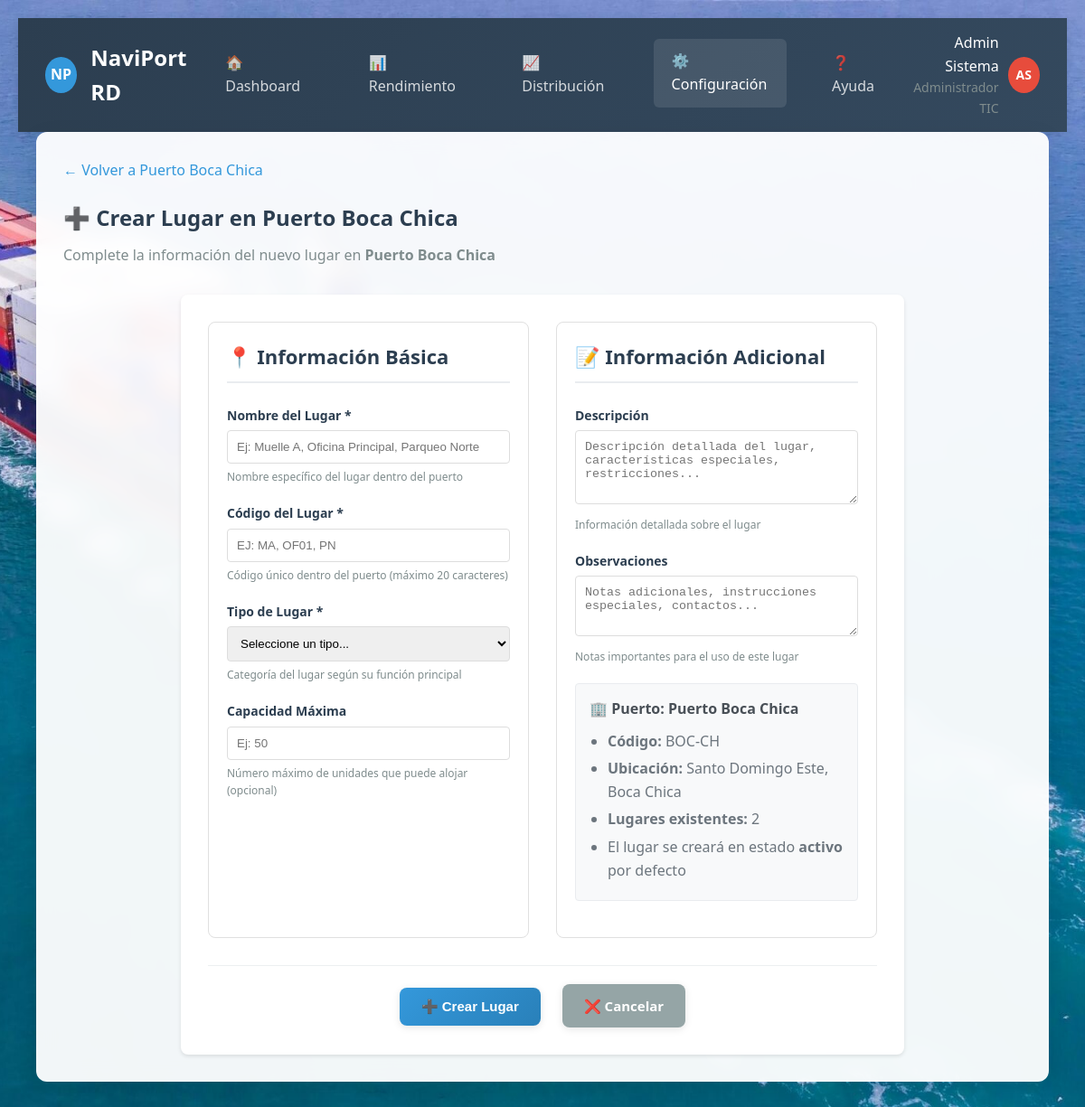
The app's page /evaluacion/puertos/4/lugares/crear/ (signed in) with its own data.
### accounts/models.py (models this page shows, shortened)
class User(AbstractUser):
    ROLE_CHOICES = [
        ('solicitante', 'Solicitante'),
        ('evaluador', 'Evaluador Portuario'),
        ('supervisor', 'Supervisor'),
        ('admin_tic', 'Administrador TIC'),
        ('oficial_acceso', 'Oficial de Acceso Físico'),
        ('direccion', 'Dirección Logística'),
    ]
    role = models.CharField(
        max_length=20,
        choices=ROLE_CHOICES,
        default='solicitante',
        verbose_name='Rol'
    )
    cedula_rnc = models.CharField(
        max_length=20,
        unique=True,
        validators=[
            RegexValidator(
                regex=r'^(\d{3}-\d{7}-\d{1}|\d{3}-\d{5}-\d{1})$',
                message='Formato inválido. Use XXX-XXXXXXX-X para cédula o XXX-XXXXX-X para RNC'
            )
        ],
        verbose_name='Cédula/RNC'
    )
    telefono = models.CharField(
        max_length=15,
        blank=True,
        validators=[
            RegexValidator(
                regex=r'^\+?1?\d{9,15}$',
                message='Número de teléfono inválido'
            )
        ],
        verbose_name='Teléfono'
    )
    empresa = models.ForeignKey(
        'Empresa',
        on_delete=models.SET_NULL,
        null=True,
        blank=True,
        related_name='usuarios',
        verbose_name='Empresa'
    )
    es_admin_empresa = models.BooleanField(default=False, verbose_name='Admin de Empresa')
    puede_crear_usuarios = models.BooleanField(default=False, verbose_name='Puede Crear Usuarios')
    activo = models.BooleanField(default=True, verbose_name='Activo')
    created_at = models.DateTimeField(auto_now_add=True, verbose_name='Creado el')
    updated_at = models.DateTimeField(auto_now=True, verbose_name='Actualizado el')
    failed_login_attempts = models.PositiveIntegerField(default=0, verbose_name='Intentos fallidos')
    is_locked = models.BooleanField(default=False, verbose_name='Bloqueado')
    locked_until = models.DateTimeField(null=True, blank=True, verbose_name='Bloqueado hasta')
    last_login_ip = models.GenericIPAddressField(null=True, blank=True, verbose_name='Última IP')
    class Meta:
        verbose_name = 'Usuario'
        verbose_name_plural = 'Usuarios'
        ordering = ['-created_at']
    def get_display_name(self):
        return self.get_full_name() or self.username
    def get_role_display_with_admin(self):
        role_display = self.get_role_display()
        if self.es_admin_empresa and self.role == 'solicitante':
            return f"{role_display} (Administrador)"
        return role_display

### solicitudes/models.py (models this page shows, shortened)
class Puerto(models.Model):
    nombre = models.CharField(max_length=100, unique=True, verbose_name='Nombre')
    codigo = models.CharField(max_length=10, unique=True, verbose_name='Código')
    activo = models.BooleanField(default=True, verbose_name='Activo')
    ubicacion = models.CharField(max_length=200, blank=True, verbose_name='Ubicación')
    descripcion = models.TextField(blank=True, verbose_name='Descripción')
    fecha_creacion = models.DateTimeField(default=timezone.now, verbose_name='Fecha de Creación')
    fecha_modificacion = models.DateTimeField(auto_now=True, verbose_name='Última Modificación')
    class Meta:
        verbose_name = 'Puerto'
        verbose_name_plural = 'Puertos'
        ordering = ['nombre']

### evaluacion/views_puertos.py (the view, shortened to what this page needs)
# urls.py: path('puertos/<int:puerto_id>/lugares/crear/', crear_lugar, name='crear_lugar'),
@role_required('evaluador', 'supervisor', 'admin_tic')
def crear_lugar(request, puerto_id):
    puerto = get_object_or_404(Puerto, pk=puerto_id)
    tipos_lugar = LugarPuerto._meta.get_field('tipo_lugar').choices
    context = {
        'puerto': puerto,
        'tipos_lugar': tipos_lugar,
        'titulo': f'Crear Lugar en {puerto.nombre}'
    }
    return render(request, 'evaluacion/crear_lugar.html', context)

### templates/evaluacion/crear_lugar.html (shortened to what this page needs)
{% extends 'base.html' %}
{% block content %}
{% include 'includes/navbar_evaluador.html' with active_page='config' %}
<div class="content-area">
    <div style="margin-bottom: 20px;">
        <a href="{% url 'evaluacion:detalle_puerto' puerto.pk %}" style="color: #3498db; text-decoration: none;">← Volver a {{ puerto.nombre }}</a>
    </div>
    <div class="page-header" style="margin-bottom: 30px;">
        <h2 style="color: #2c3e50; margin-bottom: 10px;">➕ {{ titulo }}</h2>
        <p style="color: #7f8c8d;">Complete la información del nuevo lugar en <strong>{{ puerto.nombre }}</strong></p>
    </div>
    <div class="form-container">
        <form method="post" class="lugar-form">
            <div class="form-grid">
                <div class="form-section">
                    <h3 class="form-section-title">📍 Información Básica</h3>
                    <div class="form-group">
                        <label for="nombre">Nombre del Lugar *</label>
                        <input type="text" id="nombre" name="nombre" required
                               placeholder="Ej: Muelle A, Oficina Principal, Parqueo Norte"
                               style="width: 100%; padding: 10px; border: 1px solid #ddd; border-radius: 4px;">
                        <small class="form-help">Nombre específico del lugar dentro del puerto</small>
                    </div>
                    <div class="form-group">
                        <label for="codigo">Código del Lugar *</label>
                        <input type="text" id="codigo" name="codigo" required
                               placeholder="Ej: MA, OF01, PN"
                               style="width: 100%; padding: 10px; border: 1px solid #ddd; border-radius: 4px; text-transform: uppercase;"
                               maxlength="20">
                        <small class="form-help">Código único dentro del puerto (máximo 20 caracteres)</small>
                    </div>
                    <div class="form-group">
                        <label for="tipo_lugar">Tipo de Lugar *</label>
                        <select id="tipo_lugar" name="tipo_lugar" required
                                style="width: 100%; padding: 10px; border: 1px solid #ddd; border-radius: 4px;">
                            <option value="">Seleccione un tipo...</option>
                        </select>
                        <small class="form-help">Categoría del lugar según su función principal</small>
                    </div>
                    <div class="form-group">
                        <label for="capacidad_maxima">Capacidad Máxima</label>
                        <input type="number" id="capacidad_maxima" name="capacidad_maxima" min="1"
                               placeholder="Ej: 50"
                               style="width: 100%; padding: 10px; border: 1px solid #ddd; border-radius: 4px;">
                        <small class="form-help">Número máximo de unidades que puede alojar (opcional)</small>
                    </div>
                </div>
                <div class="form-section">
                    <h3 class="form-section-title">📝 Información Adicional</h3>
                    <div class="form-group">
                        <label for="descripcion">Descripción</label>
                        <textarea id="descripcion" name="descripcion" rows="4"
                                  placeholder="Descripción detallada del lugar, características especiales, restricciones..."
                                  style="width: 100%; padding: 10px; border: 1px solid #ddd; border-radius: 4px; resize: vertical;"></textarea>
                        <small class="form-help">Información detallada sobre el lugar</small>
                    </div>
                    <div class="form-group">
                        <label for="observaciones">Observaciones</label>
                        <textarea id="observaciones" name="observaciones" rows="3"
                                  placeholder="Notas adicionales, instrucciones especiales, contactos..."
                                  style="width: 100%; padding: 10px; border: 1px solid #ddd; border-radius: 4px; resize: vertical;"></textarea>
                        <small class="form-help">Notas importantes para el uso de este lugar</small>
                    </div>
                    <div class="form-group">
                        <div class="info-box" style="background: #f8f9fa; border: 1px solid #e9ecef; border-radius: 4px; padding: 15px;">
                            <h4 style="color: #495057; margin-bottom: 10px;">🏢 Puerto: {{ puerto.nombre }}</h4>
                            <ul style="color: #6c757d; margin: 0; padding-left: 20px;">
                                <li><strong>Código:</strong> {{ puerto.codigo }}</li>
                                {% if puerto.ubicacion %}
                                <li><strong>Ubicación:</strong> {{ puerto.ubicacion }}</li>
                                {% endif %}
                                <li><strong>Lugares existentes:</strong> {{ puerto.lugares.count }}</li>
                                <li>El lugar se creará en estado <strong>activo</strong> por defecto</li>
                            </ul>
                        </div>
                    </div>
                </div>
            </div>
            <div class="form-actions">
                <button type="submit" class="btn btn-primary">
                    ➕ Crear Lugar
                </button>
                <a href="{% url 'evaluacion:detalle_puerto' puerto.pk %}" class="btn btn-secondary">
                    ❌ Cancelar
                </a>
            </div>
        </form>
    </div>
</div>
{% endblock %}

### templates/includes/navbar_evaluador.html (shortened to what this page needs)
<div class="navbar">
    <div class="navbar-brand">
        <div class="logo">NP</div>
        NaviPort RD
    </div>
    <ul class="navbar-menu">
        <li {% if active_page == 'dashboard' %}class="active"{% endif %}>
            <a href="{% url 'evaluacion:dashboard' %}" style="color: inherit; text-decoration: none;">🏠 Dashboard</a>
        </li>
        <li {% if active_page == 'rendimiento' %}class="active"{% endif %}>
            <a href="{% url 'evaluacion:dashboard_rendimiento' %}" style="color: inherit; text-decoration: none;">📊 Rendimiento</a>
        </li>
        <li {% if active_page == 'distribucion' %}class="active"{% endif %}>
            <a href="{% url 'evaluacion:distribucion_evaluadores' %}" style="color: inherit; text-decoration: none;">📈 Distribución</a>
        </li>
        <li {% if active_page == 'config' %}class="active"{% endif %}>
            <a href="{% url 'evaluacion:configuracion' %}" style="color: inherit; text-decoration: none;">⚙️ Configuración</a>
        </li>
        <li {% if active_page == 'ayuda' %}class="active"{% endif %}>
            <a href="{% url 'accounts:ayuda' %}" style="color: inherit; text-decoration: none;">❓ Ayuda</a>
        </li>
    </ul>
    <div class="navbar-user">
        <div style="text-align: right; margin-right: 10px;">
            <div class="user-name">{{ user.get_display_name }}</div>
            <div style="font-size: 14px; color: #7f8c8d;">{{ user.get_role_display_with_admin }}</div>
        </div>
        <div class="user-avatar">{{ user.get_display_name|slice:':1'|upper }}{{ user.last_name|slice:':1'|upper }}</div>
    </div>
</div>

### static/css/base.css (style rules this page uses)
* { margin: 0; padding: 0; box-sizing: border-box; }
body { font-family: 'Segoe UI', Tahoma, Geneva, Verdana, sans-serif; background: url('/media/Ship.jpeg') no-repeat center center fixed; background-size: cover; background-attachment: fixed; min-height: 100vh; line-height: 1.6; color: #333; position: relative; }
.navbar { background: linear-gradient(135deg, #2c3e50, #34495e) !important; color: white !important; padding: 15px 30px !important; display: flex !important; justify-content: space-between !important; align-items: center !important; box-shadow: 0 2px 10px rgba(0,0,0,0.1) !important; width: 100% !important; box-sizing: border-box !important; margin: 0 !important; border-radius: 0 !important; }
.navbar-brand { display: flex !important; align-items: center !important; font-size: 24px !important; font-weight: bold !important; text-decoration: none !important; color: white !important; margin-right: 0 !important; }
.navbar-brand .logo { width: 40px; height: 40px; background: #3498db; border-radius: 50%; margin-right: 15px; display: flex; align-items: center; justify-content: center; font-weight: bold; font-size: 16px; }
.navbar-menu { display: flex !important; list-style: none !important; gap: 30px !important; margin: 0 !important; padding: 0 !important; flex-direction: row !important; }
.navbar-menu li { position: relative; padding: 12px 20px; border-radius: 6px; cursor: pointer; transition: all 0.3s ease; color: rgba(255,255,255,0.8); }
.navbar-menu li:hover, .navbar-menu li.active { background: rgba(255,255,255,0.1); color: white; transform: translateY(-2px); }
.navbar-menu li a { color: inherit; text-decoration: none; }
.navbar-user { display: flex; align-items: center; position: relative; }
.navbar-user .user-name { font-weight: 500; font-size: 16px; }
.user-avatar { width: 40px; height: 40px; background: #e74c3c; border-radius: 50%; display: flex; align-items: center; justify-content: center; font-weight: bold; font-size: 14px; cursor: pointer; transition: all 0.3s ease; }
.content-area { background: rgba(255,255,255,0.95); margin: 0 20px 20px 20px; border-radius: 12px; padding: 30px; box-shadow: 0 8px 25px rgba(0,0,0,0.1); backdrop-filter: blur(10px); min-height: calc(100vh - 140px); }
.form-container { background: white; padding: 30px; border-radius: 12px; box-shadow: 0 4px 15px rgba(0,0,0,0.1); margin-bottom: 25px; }
.form-container h3 { color: #2c3e50; margin-bottom: 25px; font-size: 22px; border-bottom: 2px solid #e9ecef; padding-bottom: 10px; }
.form-grid { display: grid; grid-template-columns: repeat(auto-fit, minmax(300px, 1fr)); gap: 20px; margin-bottom: 25px; }
.form-group { margin-bottom: 20px; }
.form-group label { display: block; margin-bottom: 8px; color: #2c3e50; font-weight: 500; font-size: 14px; }
.btn { display: inline-block; padding: 12px 24px; border: none; border-radius: 8px; font-size: 15px; font-weight: 600; text-decoration: none; text-align: center; cursor: pointer; transition: all 0.3s ease; box-shadow: 0 2px 8px rgba(0,0,0,0.1); }
.btn-primary { background: linear-gradient(135deg, #3498db, #2980b9); color: white; }
.btn-secondary { background: #95a5a6; color: white; }

### templates/evaluacion/crear_lugar.html (style rules this page uses)
.form-container { background: white; border-radius: 8px; padding: 30px; box-shadow: 0 2px 4px rgba(0,0,0,0.1); max-width: 800px; margin: 0 auto; }
.form-grid { display: grid; grid-template-columns: 1fr 1fr; gap: 30px; margin-bottom: 30px; }
.form-section { border: 1px solid #e0e0e0; border-radius: 8px; padding: 20px; }
.form-section-title { color: #2c3e50; font-size: 18px; margin-bottom: 20px; padding-bottom: 10px; border-bottom: 2px solid #ecf0f1; }
.form-group { margin-bottom: 20px; }
.form-group label { display: block; font-weight: bold; color: #2c3e50; margin-bottom: 5px; }
.form-help { display: block; font-size: 12px; color: #7f8c8d; margin-top: 5px; }
.form-actions { text-align: center; padding-top: 20px; border-top: 1px solid #ecf0f1; }
.form-actions .btn { margin: 0 10px; }
.info-box h4 { margin-bottom: 10px; }
.info-box ul { margin: 0; padding-left: 20px; }
.info-box li { margin-bottom: 5px; }

### records on screen
User: get_display_name "Admin Sistema", get_role_display_with_admin "Administrador TIC", get_display_name "A", last_name "S"
Puerto: nombre "Puerto Boca Chica", codigo "BOC-CH", ubicacion "Santo Domingo Este, Boca Chica", lugares.count "2"

### other values on screen
{{ titulo }} "Crear Lugar en Puerto Boca Chica"
